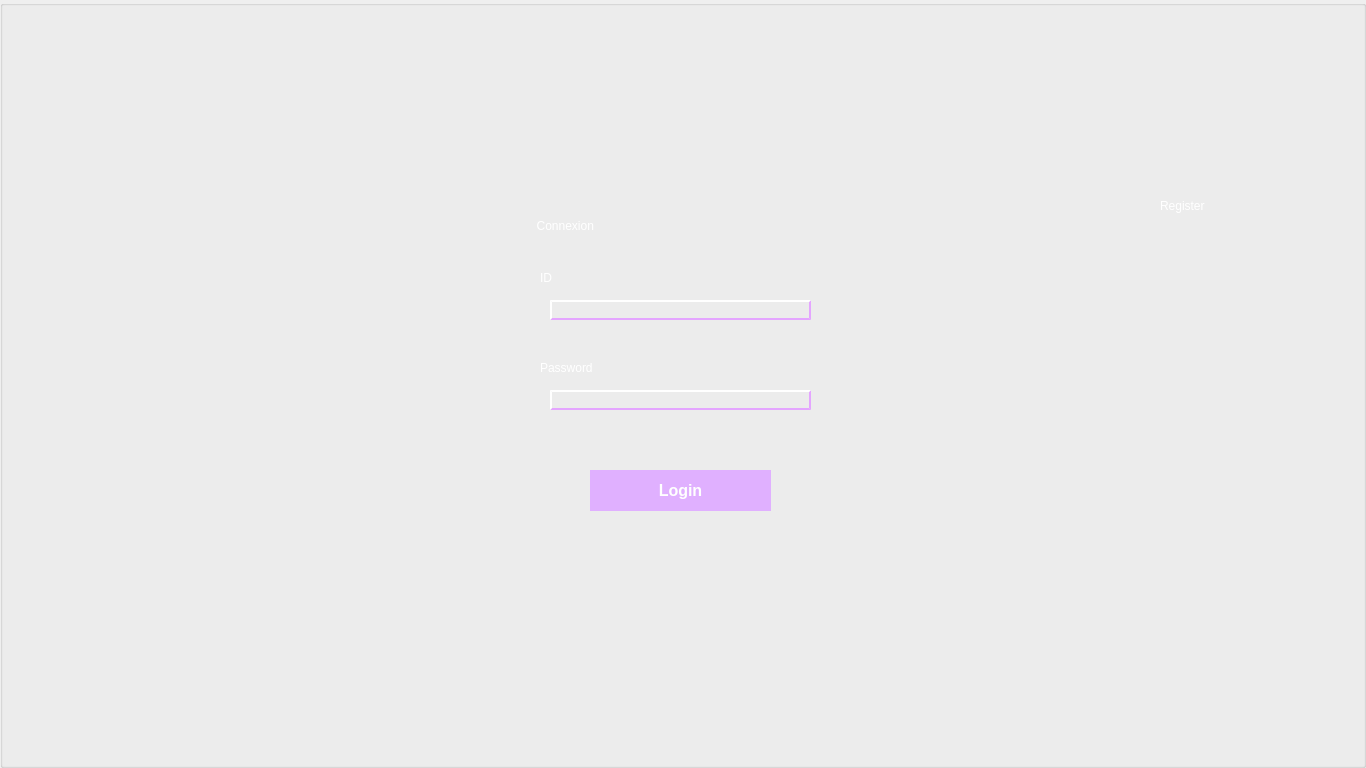
   <widget class="QGroupBox" name="grp_login">
    <property name="geometry">
     <rect>
      <x>0</x>
      <y>0</y>
      <width>1366</width>
      <height>768</height>
     </rect>
    </property>
    <property name="title">
     <string/>
    </property>
    <widget class="QLabel" name="label_2">
     <property name="geometry">
      <rect>
       <x>0</x>
       <y>0</y>
       <width>1366</width>
       <height>768</height>
      </rect>
     </property>
     <property name="styleSheet">
      <string notr="true">background-image: url(:/new/prefix1/image/2.png);</string>
     </property>
     <property name="text">
      <string/>
     </property>
    </widget>
    <widget class="QLabel" name="label_3">
     <property name="geometry">
      <rect>
       <x>510</x>
       <y>210</y>
       <width>281</width>
       <height>31</height>
      </rect>
     </property>
     <property name="styleSheet">
      <string notr="true">
font: 63 22pt &quot;Sitka Subheading Semibold&quot;;
font: 22pt &quot;MV Boli&quot;;


color: #FFFFFF; /* Couleur du texte en blanc */

background-color: rgba(255, 255, 255, 0);

</string>
     </property>
     <property name="text">
      <string>        Connexion</string>
     </property>
    </widget>
    <widget class="QLabel" name="label_4">
     <property name="geometry">
      <rect>
       <x>1160</x>
       <y>190</y>
       <width>81</width>
       <height>31</height>
      </rect>
     </property>
     <property name="styleSheet">
      <string notr="true">font: 14pt &quot;MS Shell Dlg 2&quot;;

background-color: rgba(255, 255, 255, 0);
color: #FFFFFF; /* Couleur du texte en blanc */
</string>
     </property>
     <property name="text">
      <string>Register</string>
     </property>
    </widget>
    <widget class="QLabel" name="label_5">
     <property name="geometry">
      <rect>
       <x>540</x>
       <y>270</y>
       <width>31</width>
       <height>16</height>
      </rect>
     </property>
     <property name="styleSheet">
      <string notr="true">font: 14pt &quot;MS Shell Dlg 2&quot;;
font: 12pt &quot;MV Boli&quot;;
color: #FFFFFF; /* Couleur du texte en blanc */

background-color: rgba(255, 255, 255, 0);
</string>
     </property>
     <property name="text">
      <string>ID</string>
     </property>
    </widget>
    <widget class="QLabel" name="label_6">
     <property name="geometry">
      <rect>
       <x>540</x>
       <y>360</y>
       <width>91</width>
       <height>16</height>
      </rect>
     </property>
     <property name="styleSheet">
      <string notr="true">font: 14pt &quot;MS Shell Dlg 2&quot;;
font: 14pt &quot;MV Boli&quot;;
color: #FFFFFF; /* Couleur du texte en blanc */

background-color: rgba(255, 255, 255, 0);
</string>
     </property>
     <property name="text">
      <string>Password</string>
     </property>
    </widget>
    <widget class="QLineEdit" name="lineEdit">
     <property name="geometry">
      <rect>
       <x>550</x>
       <y>300</y>
       <width>261</width>
       <height>20</height>
      </rect>
     </property>
     <property name="styleSheet">
      <string notr="true">QLineEdit {
	 
color: #FFFF;
border: 2px solid #e4a5ff;
border-radius: 20px;
border-style: outset;
background: qradialgradient(
cx: 0.3, cy: -0.4, fx: 0.3, fy: -0.4,
radius: 1.35, stop: 0 #fff, stop: 1 #fff
);
padding: 0.3rem 0.2rem;

}
QLineEdit:hover {
	border: 2px solid rgb(170, 0, 255);
}
QLineEdit:focus {
	border: 2px solid rgb(170, 0, 255);
}
QLineEdit {
    background-color: transparent;
}</string>
     </property>
    </widget>
    <widget class="QLineEdit" name="lineEdit_2">
     <property name="geometry">
      <rect>
       <x>550</x>
       <y>390</y>
       <width>261</width>
       <height>20</height>
      </rect>
     </property>
     <property name="styleSheet">
      <string notr="true">QLineEdit {
	 
color: #FFFF;
border: 2px solid #e4a5ff;
border-radius: 20px;
border-style: outset;
background: qradialgradient(
cx: 0.3, cy: -0.4, fx: 0.3, fy: -0.4,
radius: 1.35, stop: 0 #fff, stop: 1 #fff
);
padding: 0.3rem 0.2rem;

}
QLineEdit:hover {
	border: 2px solid rgb(170, 0, 255);
}
QLineEdit:focus {
	border: 2px solid rgb(170, 0, 255);
}
QLineEdit {
    background-color: transparent;
}</string>
     </property>
    </widget>
    <widget class="QPushButton" name="login">
     <property name="geometry">
      <rect>
       <x>590</x>
       <y>470</y>
       <width>181</width>
       <height>41</height>
      </rect>
     </property>
     <property name="styleSheet">
      <string notr="true">QPushButton {
	font: 12pt &quot;MV Boli&quot;;

    border: 2px solid #76B900;
    padding: 10px 20px;
    font-size: 16px;
    font-weight: bold;
    text-transform: uppercase;
    transition: background 0.3s, border 0.3s, color 0.3s;
    background-color: #E0B0FF;
    border-radius: 35px;
    border-color: #E0B0FF; /* Couleur verte transformée en mauve */
    color: rgb(255, 255, 255);
}

QPushButton:hover {
    border-radius: 25px;
    background: purple; /* Couleur noire transformée en blanc */
    color: #fff;
}

QPushButton:pressed {
    background-color: qlineargradient(x1: 0, y1: 0, x2: 1, y2: 1,
                                      stop: 0 #2E2E2E, stop: 0.5 rgb(43, 208, 31), stop: 1 #2E2E2E);
    border-color: white; /* Couleur verte transformée en mauve */
    color: #eee;
}

</string>
     </property>
     <property name="text">
      <string>Login</string>
     </property>
    </widget>
    <widget class="QLabel" name="label_16">
     <property name="geometry">
      <rect>
       <x>630</x>
       <y>90</y>
       <width>100</width>
       <height>100</height>
      </rect>
     </property>
     <property name="styleSheet">
      <string notr="true">background-image: url(:/new/prefix1/image/profil.png);
background-color: rgba(255, 255, 255, 0);</string>
     </property>
     <property name="text">
      <string/>
     </property>
    </widget>
   </widget>
